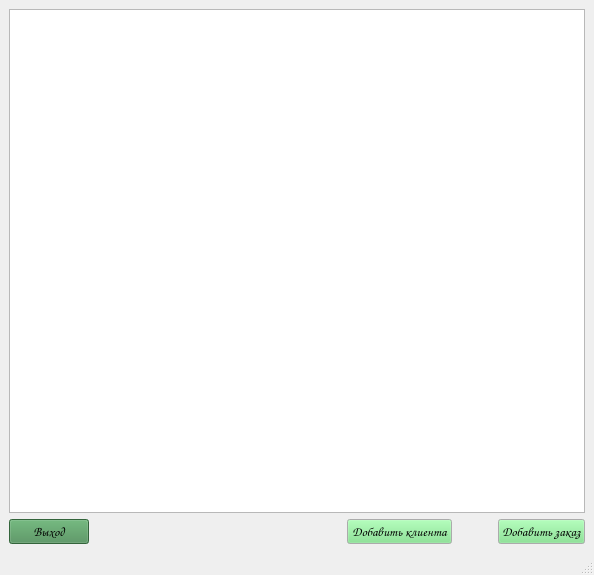
<?xml version="1.0" encoding="UTF-8"?>
<ui version="4.0">
 <class>MainWindow</class>
 <widget class="QMainWindow" name="MainWindow">
  <property name="geometry">
   <rect>
    <x>0</x>
    <y>0</y>
    <width>594</width>
    <height>575</height>
   </rect>
  </property>
  <property name="palette">
   <palette>
    <active>
     <colorrole role="Button">
      <brush brushstyle="SolidPattern">
       <color alpha="255">
        <red>118</red>
        <green>227</green>
        <blue>131</blue>
       </color>
      </brush>
     </colorrole>
    </active>
    <inactive>
     <colorrole role="Button">
      <brush brushstyle="SolidPattern">
       <color alpha="255">
        <red>118</red>
        <green>227</green>
        <blue>131</blue>
       </color>
      </brush>
     </colorrole>
    </inactive>
    <disabled>
     <colorrole role="Button">
      <brush brushstyle="SolidPattern">
       <color alpha="255">
        <red>118</red>
        <green>227</green>
        <blue>131</blue>
       </color>
      </brush>
     </colorrole>
    </disabled>
   </palette>
  </property>
  <property name="windowTitle">
   <string>MainWindow</string>
  </property>
  <widget class="QWidget" name="centralwidget">
   <layout class="QVBoxLayout" name="verticalLayout" stretch="9,1">
    <item>
     <widget class="QTableWidget" name="order_table"/>
    </item>
    <item>
     <layout class="QHBoxLayout" name="horizontalLayout_2" stretch="1,5,0,0,0">
      <item>
       <widget class="QPushButton" name="back_btn">
        <property name="font">
         <font>
          <family>Comic Sans MS</family>
          <pointsize>10</pointsize>
         </font>
        </property>
        <property name="styleSheet">
         <string notr="true">background-color: rgb(71, 140, 83);</string>
        </property>
        <property name="text">
         <string>Выход</string>
        </property>
       </widget>
      </item>
      <item>
       <spacer name="horizontalSpacer">
        <property name="orientation">
         <enum>Qt::Horizontal</enum>
        </property>
        <property name="sizeHint" stdset="0">
         <size>
          <width>40</width>
          <height>20</height>
         </size>
        </property>
       </spacer>
      </item>
      <item>
       <widget class="QPushButton" name="add_clnt">
        <property name="font">
         <font>
          <family>Comic Sans MS</family>
          <pointsize>10</pointsize>
         </font>
        </property>
        <property name="text">
         <string>Добавить клиента</string>
        </property>
       </widget>
      </item>
      <item>
       <spacer name="horizontalSpacer_2">
        <property name="orientation">
         <enum>Qt::Horizontal</enum>
        </property>
        <property name="sizeHint" stdset="0">
         <size>
          <width>40</width>
          <height>20</height>
         </size>
        </property>
       </spacer>
      </item>
      <item>
       <widget class="QPushButton" name="order_add_btn">
        <property name="font">
         <font>
          <family>Comic Sans MS</family>
          <pointsize>10</pointsize>
         </font>
        </property>
        <property name="text">
         <string>Добавить заказ</string>
        </property>
       </widget>
      </item>
     </layout>
    </item>
   </layout>
  </widget>
  <widget class="QStatusBar" name="statusbar"/>
 </widget>
 <resources/>
 <connections/>
</ui>
